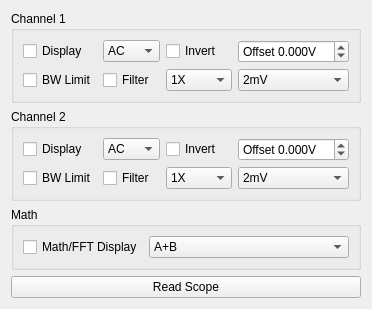
      <widget class="QWidget" name="vert">
       <attribute name="title">
        <string>Vertical</string>
       </attribute>
       <layout class="QVBoxLayout" name="verticalLayout_6">
        <item>
         <widget class="QGroupBox" name="groupBox_6">
          <property name="title">
           <string>Channel 1</string>
          </property>
          <layout class="QVBoxLayout" name="verticalLayout_7">
           <item>
            <layout class="QGridLayout" name="gridLayout_9">
             <item row="0" column="0">
              <widget class="QCheckBox" name="cdisp1">
               <property name="sizePolicy">
                <sizepolicy hsizetype="Fixed" vsizetype="Fixed">
                 <horstretch>0</horstretch>
                 <verstretch>0</verstretch>
                </sizepolicy>
               </property>
               <property name="text">
                <string>Display</string>
               </property>
              </widget>
             </item>
             <item row="1" column="3">
              <widget class="QComboBox" name="c1vscale">
               <property name="sizePolicy">
                <sizepolicy hsizetype="Minimum" vsizetype="Fixed">
                 <horstretch>0</horstretch>
                 <verstretch>0</verstretch>
                </sizepolicy>
               </property>
               <item>
                <property name="text">
                 <string>2mV</string>
                </property>
               </item>
              </widget>
             </item>
             <item row="1" column="0">
              <widget class="QCheckBox" name="c1bw">
               <property name="sizePolicy">
                <sizepolicy hsizetype="Fixed" vsizetype="Fixed">
                 <horstretch>0</horstretch>
                 <verstretch>0</verstretch>
                </sizepolicy>
               </property>
               <property name="text">
                <string>BW Limit</string>
               </property>
              </widget>
             </item>
             <item row="1" column="1">
              <widget class="QCheckBox" name="c1filt">
               <property name="sizePolicy">
                <sizepolicy hsizetype="Fixed" vsizetype="Fixed">
                 <horstretch>0</horstretch>
                 <verstretch>0</verstretch>
                </sizepolicy>
               </property>
               <property name="text">
                <string>Filter</string>
               </property>
              </widget>
             </item>
             <item row="0" column="2">
              <widget class="QCheckBox" name="c1inv">
               <property name="sizePolicy">
                <sizepolicy hsizetype="Fixed" vsizetype="Fixed">
                 <horstretch>0</horstretch>
                 <verstretch>0</verstretch>
                </sizepolicy>
               </property>
               <property name="text">
                <string>Invert</string>
               </property>
              </widget>
             </item>
             <item row="0" column="1">
              <widget class="QComboBox" name="c1coup">
               <item>
                <property name="text">
                 <string>AC</string>
                </property>
               </item>
               <item>
                <property name="text">
                 <string>GND</string>
                </property>
               </item>
               <item>
                <property name="text">
                 <string>DC</string>
                </property>
               </item>
              </widget>
             </item>
             <item row="1" column="2">
              <widget class="QComboBox" name="c1probe">
               <property name="sizePolicy">
                <sizepolicy hsizetype="Fixed" vsizetype="Fixed">
                 <horstretch>0</horstretch>
                 <verstretch>0</verstretch>
                </sizepolicy>
               </property>
               <item>
                <property name="text">
                 <string>1X</string>
                </property>
               </item>
               <item>
                <property name="text">
                 <string>5X</string>
                </property>
               </item>
               <item>
                <property name="text">
                 <string>10X</string>
                </property>
               </item>
               <item>
                <property name="text">
                 <string>50X</string>
                </property>
               </item>
               <item>
                <property name="text">
                 <string>100X</string>
                </property>
               </item>
               <item>
                <property name="text">
                 <string>500X</string>
                </property>
               </item>
               <item>
                <property name="text">
                 <string>1000X</string>
                </property>
               </item>
              </widget>
             </item>
             <item row="0" column="3">
              <widget class="QDoubleSpinBox" name="c1offspin">
               <property name="sizePolicy">
                <sizepolicy hsizetype="Minimum" vsizetype="Fixed">
                 <horstretch>0</horstretch>
                 <verstretch>0</verstretch>
                </sizepolicy>
               </property>
               <property name="prefix">
                <string>Offset </string>
               </property>
               <property name="suffix">
                <string>V</string>
               </property>
               <property name="decimals">
                <number>3</number>
               </property>
               <property name="minimum">
                <double>-40.000000000000000</double>
               </property>
               <property name="maximum">
                <double>40.000000000000000</double>
               </property>
               <property name="singleStep">
                <double>0.100000000000000</double>
               </property>
              </widget>
             </item>
            </layout>
           </item>
          </layout>
         </widget>
        </item>
        <item>
         <widget class="QGroupBox" name="groupBox_7">
          <property name="title">
           <string>Channel 2</string>
          </property>
          <layout class="QVBoxLayout" name="verticalLayout_8">
           <item>
            <layout class="QGridLayout" name="gridLayout_10">
             <item row="1" column="2">
              <widget class="QComboBox" name="c2probe">
               <property name="sizePolicy">
                <sizepolicy hsizetype="Fixed" vsizetype="Fixed">
                 <horstretch>0</horstretch>
                 <verstretch>0</verstretch>
                </sizepolicy>
               </property>
               <item>
                <property name="text">
                 <string>1X</string>
                </property>
               </item>
               <item>
                <property name="text">
                 <string>5X</string>
                </property>
               </item>
               <item>
                <property name="text">
                 <string>10X</string>
                </property>
               </item>
               <item>
                <property name="text">
                 <string>50X</string>
                </property>
               </item>
               <item>
                <property name="text">
                 <string>100X</string>
                </property>
               </item>
               <item>
                <property name="text">
                 <string>500X</string>
                </property>
               </item>
               <item>
                <property name="text">
                 <string>1000X</string>
                </property>
               </item>
              </widget>
             </item>
             <item row="1" column="3">
              <widget class="QComboBox" name="c2vscale">
               <item>
                <property name="text">
                 <string>2mV</string>
                </property>
               </item>
              </widget>
             </item>
             <item row="1" column="1">
              <widget class="QCheckBox" name="c2filt">
               <property name="sizePolicy">
                <sizepolicy hsizetype="Fixed" vsizetype="Fixed">
                 <horstretch>0</horstretch>
                 <verstretch>0</verstretch>
                </sizepolicy>
               </property>
               <property name="text">
                <string>Filter</string>
               </property>
              </widget>
             </item>
             <item row="0" column="2">
              <widget class="QCheckBox" name="c2inv">
               <property name="sizePolicy">
                <sizepolicy hsizetype="Fixed" vsizetype="Fixed">
                 <horstretch>0</horstretch>
                 <verstretch>0</verstretch>
                </sizepolicy>
               </property>
               <property name="text">
                <string>Invert</string>
               </property>
              </widget>
             </item>
             <item row="1" column="0">
              <widget class="QCheckBox" name="c2bw">
               <property name="sizePolicy">
                <sizepolicy hsizetype="Fixed" vsizetype="Fixed">
                 <horstretch>0</horstretch>
                 <verstretch>0</verstretch>
                </sizepolicy>
               </property>
               <property name="text">
                <string>BW Limit</string>
               </property>
              </widget>
             </item>
             <item row="0" column="1">
              <widget class="QComboBox" name="c2coup">
               <property name="sizePolicy">
                <sizepolicy hsizetype="Fixed" vsizetype="Fixed">
                 <horstretch>0</horstretch>
                 <verstretch>0</verstretch>
                </sizepolicy>
               </property>
               <item>
                <property name="text">
                 <string>AC</string>
                </property>
               </item>
               <item>
                <property name="text">
                 <string>GND</string>
                </property>
               </item>
               <item>
                <property name="text">
                 <string>DC</string>
                </property>
               </item>
              </widget>
             </item>
             <item row="0" column="3">
              <widget class="QDoubleSpinBox" name="c2offspin">
               <property name="prefix">
                <string>Offset </string>
               </property>
               <property name="suffix">
                <string>V</string>
               </property>
               <property name="decimals">
                <number>3</number>
               </property>
               <property name="minimum">
                <double>-40.000000000000000</double>
               </property>
               <property name="maximum">
                <double>40.000000000000000</double>
               </property>
               <property name="singleStep">
                <double>0.100000000000000</double>
               </property>
              </widget>
             </item>
             <item row="0" column="0">
              <widget class="QCheckBox" name="cdisp2">
               <property name="sizePolicy">
                <sizepolicy hsizetype="Fixed" vsizetype="Fixed">
                 <horstretch>0</horstretch>
                 <verstretch>0</verstretch>
                </sizepolicy>
               </property>
               <property name="text">
                <string>Display</string>
               </property>
              </widget>
             </item>
            </layout>
           </item>
          </layout>
         </widget>
        </item>
        <item>
         <widget class="QGroupBox" name="groupBox_8">
          <property name="title">
           <string>Math</string>
          </property>
          <layout class="QHBoxLayout" name="horizontalLayout_7">
           <item>
            <widget class="QCheckBox" name="mathdisp">
             <property name="sizePolicy">
              <sizepolicy hsizetype="Fixed" vsizetype="Fixed">
               <horstretch>0</horstretch>
               <verstretch>0</verstretch>
              </sizepolicy>
             </property>
             <property name="text">
              <string>Math/FFT Display</string>
             </property>
            </widget>
           </item>
           <item>
            <widget class="QComboBox" name="mathsel">
             <item>
              <property name="text">
               <string>A+B</string>
              </property>
             </item>
             <item>
              <property name="text">
               <string>A-B</string>
              </property>
             </item>
             <item>
              <property name="text">
               <string>A*B</string>
              </property>
             </item>
             <item>
              <property name="text">
               <string>FFT</string>
              </property>
             </item>
            </widget>
           </item>
          </layout>
          <zorder>cdisp2</zorder>
          <zorder>mathsel</zorder>
          <zorder>mathdisp</zorder>
         </widget>
        </item>
        <item>
         <widget class="QPushButton" name="updAcq_2">
          <property name="toolTip">
           <string>Reads settings from scope</string>
          </property>
          <property name="text">
           <string>Read Scope</string>
          </property>
         </widget>
        </item>
       </layout>
      </widget>
